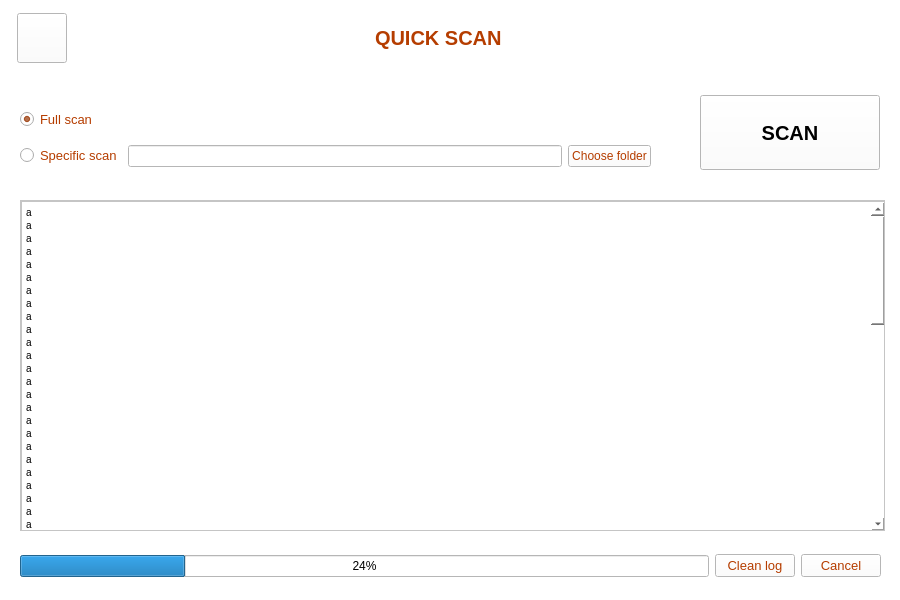
<?xml version="1.0" encoding="UTF-8"?>
<ui version="4.0">
 <class>QuickScan</class>
 <widget class="QMainWindow" name="QuickScan">
  <property name="geometry">
   <rect>
    <x>0</x>
    <y>0</y>
    <width>900</width>
    <height>600</height>
   </rect>
  </property>
  <property name="sizePolicy">
   <sizepolicy hsizetype="Preferred" vsizetype="Preferred">
    <horstretch>0</horstretch>
    <verstretch>0</verstretch>
   </sizepolicy>
  </property>
  <property name="minimumSize">
   <size>
    <width>900</width>
    <height>600</height>
   </size>
  </property>
  <property name="maximumSize">
   <size>
    <width>900</width>
    <height>600</height>
   </size>
  </property>
  <property name="windowTitle">
   <string>Quick Scan</string>
  </property>
  <property name="styleSheet">
   <string notr="true">background-color: rgb(255, 255, 255);</string>
  </property>
  <property name="iconSize">
   <size>
    <width>30</width>
    <height>30</height>
   </size>
  </property>
  <widget class="QWidget" name="centralwidget">
   <widget class="QLabel" name="label">
    <property name="geometry">
     <rect>
      <x>300</x>
      <y>0</y>
      <width>75</width>
      <height>75</height>
     </rect>
    </property>
    <property name="text">
     <string/>
    </property>
    <property name="pixmap">
     <pixmap>icons/quick.png</pixmap>
    </property>
    <property name="scaledContents">
     <bool>true</bool>
    </property>
   </widget>
   <widget class="QLabel" name="label_2">
    <property name="geometry">
     <rect>
      <x>375</x>
      <y>0</y>
      <width>180</width>
      <height>75</height>
     </rect>
    </property>
    <property name="font">
     <font>
      <pointsize>15</pointsize>
      <weight>75</weight>
      <bold>true</bold>
     </font>
    </property>
    <property name="layoutDirection">
     <enum>Qt::LeftToRight</enum>
    </property>
    <property name="styleSheet">
     <string notr="true">color: rgb(181, 61, 0);</string>
    </property>
    <property name="text">
     <string>QUICK SCAN</string>
    </property>
    <property name="alignment">
     <set>Qt::AlignLeading|Qt::AlignLeft|Qt::AlignVCenter</set>
    </property>
   </widget>
   <widget class="QPushButton" name="pushButton">
    <property name="geometry">
     <rect>
      <x>17</x>
      <y>13</y>
      <width>50</width>
      <height>50</height>
     </rect>
    </property>
    <property name="cursor">
     <cursorShape>PointingHandCursor</cursorShape>
    </property>
    <property name="text">
     <string/>
    </property>
    <property name="icon">
     <iconset>
      <normaloff>icons/home_icon.png</normaloff>icons/home_icon.png</iconset>
    </property>
    <property name="iconSize">
     <size>
      <width>40</width>
      <height>40</height>
     </size>
    </property>
   </widget>
   <widget class="QWidget" name="horizontalLayoutWidget">
    <property name="geometry">
     <rect>
      <x>20</x>
      <y>550</y>
      <width>861</width>
      <height>32</height>
     </rect>
    </property>
    <layout class="QHBoxLayout" name="horizontalLayout">
     <item>
      <widget class="QProgressBar" name="progressBar">
       <property name="sizePolicy">
        <sizepolicy hsizetype="MinimumExpanding" vsizetype="Fixed">
         <horstretch>0</horstretch>
         <verstretch>0</verstretch>
        </sizepolicy>
       </property>
       <property name="value">
        <number>24</number>
       </property>
      </widget>
     </item>
     <item>
      <widget class="QPushButton" name="pushButton_3">
       <property name="font">
        <font>
         <pointsize>10</pointsize>
        </font>
       </property>
       <property name="cursor">
        <cursorShape>PointingHandCursor</cursorShape>
       </property>
       <property name="styleSheet">
        <string notr="true">color: rgb(181, 61, 0);</string>
       </property>
       <property name="text">
        <string>Clean log</string>
       </property>
       <property name="icon">
        <iconset>
         <normaloff>icons/eraser_icon.png</normaloff>icons/eraser_icon.png</iconset>
       </property>
      </widget>
     </item>
     <item>
      <widget class="QPushButton" name="pushButton_2">
       <property name="font">
        <font>
         <pointsize>10</pointsize>
        </font>
       </property>
       <property name="cursor">
        <cursorShape>PointingHandCursor</cursorShape>
       </property>
       <property name="styleSheet">
        <string notr="true">color: rgb(181, 61, 0);</string>
       </property>
       <property name="text">
        <string>Cancel</string>
       </property>
       <property name="icon">
        <iconset>
         <normaloff>icons/cancel_icon.png</normaloff>icons/cancel_icon.png</iconset>
       </property>
      </widget>
     </item>
    </layout>
   </widget>
   <widget class="QScrollArea" name="scrollArea">
    <property name="geometry">
     <rect>
      <x>20</x>
      <y>200</y>
      <width>865</width>
      <height>331</height>
     </rect>
    </property>
    <property name="widgetResizable">
     <bool>true</bool>
    </property>
    <widget class="QWidget" name="scrollAreaWidgetContents">
     <property name="geometry">
      <rect>
       <x>0</x>
       <y>0</y>
       <width>863</width>
       <height>329</height>
      </rect>
     </property>
     <widget class="QTextBrowser" name="log_area">
      <property name="geometry">
       <rect>
        <x>0</x>
        <y>0</y>
        <width>865</width>
        <height>331</height>
       </rect>
      </property>
      <property name="maximumSize">
       <size>
        <width>865</width>
        <height>360</height>
       </size>
      </property>
      <property name="html">
       <string>&lt;!DOCTYPE HTML PUBLIC &quot;-//W3C//DTD HTML 4.0//EN&quot; &quot;http://www.w3.org/TR/REC-html40/strict.dtd&quot;&gt;
&lt;html&gt;&lt;head&gt;&lt;meta name=&quot;qrichtext&quot; content=&quot;1&quot; /&gt;&lt;style type=&quot;text/css&quot;&gt;
p, li { white-space: pre-wrap; }
&lt;/style&gt;&lt;/head&gt;&lt;body style=&quot; font-family:'MS Shell Dlg 2'; font-size:7.8pt; font-weight:400; font-style:normal;&quot;&gt;
&lt;p style=&quot; margin-top:0px; margin-bottom:0px; margin-left:0px; margin-right:0px; -qt-block-indent:0; text-indent:0px;&quot;&gt;a&lt;/p&gt;
&lt;p style=&quot; margin-top:0px; margin-bottom:0px; margin-left:0px; margin-right:0px; -qt-block-indent:0; text-indent:0px;&quot;&gt;a&lt;/p&gt;
&lt;p style=&quot; margin-top:0px; margin-bottom:0px; margin-left:0px; margin-right:0px; -qt-block-indent:0; text-indent:0px;&quot;&gt;a&lt;/p&gt;
&lt;p style=&quot; margin-top:0px; margin-bottom:0px; margin-left:0px; margin-right:0px; -qt-block-indent:0; text-indent:0px;&quot;&gt;a&lt;/p&gt;
&lt;p style=&quot; margin-top:0px; margin-bottom:0px; margin-left:0px; margin-right:0px; -qt-block-indent:0; text-indent:0px;&quot;&gt;a&lt;/p&gt;
&lt;p style=&quot; margin-top:0px; margin-bottom:0px; margin-left:0px; margin-right:0px; -qt-block-indent:0; text-indent:0px;&quot;&gt;a&lt;/p&gt;
&lt;p style=&quot; margin-top:0px; margin-bottom:0px; margin-left:0px; margin-right:0px; -qt-block-indent:0; text-indent:0px;&quot;&gt;a&lt;/p&gt;
&lt;p style=&quot; margin-top:0px; margin-bottom:0px; margin-left:0px; margin-right:0px; -qt-block-indent:0; text-indent:0px;&quot;&gt;a&lt;/p&gt;
&lt;p style=&quot; margin-top:0px; margin-bottom:0px; margin-left:0px; margin-right:0px; -qt-block-indent:0; text-indent:0px;&quot;&gt;a&lt;/p&gt;
&lt;p style=&quot; margin-top:0px; margin-bottom:0px; margin-left:0px; margin-right:0px; -qt-block-indent:0; text-indent:0px;&quot;&gt;a&lt;/p&gt;
&lt;p style=&quot; margin-top:0px; margin-bottom:0px; margin-left:0px; margin-right:0px; -qt-block-indent:0; text-indent:0px;&quot;&gt;a&lt;/p&gt;
&lt;p style=&quot; margin-top:0px; margin-bottom:0px; margin-left:0px; margin-right:0px; -qt-block-indent:0; text-indent:0px;&quot;&gt;a&lt;/p&gt;
&lt;p style=&quot; margin-top:0px; margin-bottom:0px; margin-left:0px; margin-right:0px; -qt-block-indent:0; text-indent:0px;&quot;&gt;a&lt;/p&gt;
&lt;p style=&quot; margin-top:0px; margin-bottom:0px; margin-left:0px; margin-right:0px; -qt-block-indent:0; text-indent:0px;&quot;&gt;a&lt;/p&gt;
&lt;p style=&quot; margin-top:0px; margin-bottom:0px; margin-left:0px; margin-right:0px; -qt-block-indent:0; text-indent:0px;&quot;&gt;a&lt;/p&gt;
&lt;p style=&quot; margin-top:0px; margin-bottom:0px; margin-left:0px; margin-right:0px; -qt-block-indent:0; text-indent:0px;&quot;&gt;a&lt;/p&gt;
&lt;p style=&quot; margin-top:0px; margin-bottom:0px; margin-left:0px; margin-right:0px; -qt-block-indent:0; text-indent:0px;&quot;&gt;a&lt;/p&gt;
&lt;p style=&quot; margin-top:0px; margin-bottom:0px; margin-left:0px; margin-right:0px; -qt-block-indent:0; text-indent:0px;&quot;&gt;a&lt;/p&gt;
&lt;p style=&quot; margin-top:0px; margin-bottom:0px; margin-left:0px; margin-right:0px; -qt-block-indent:0; text-indent:0px;&quot;&gt;a&lt;/p&gt;
&lt;p style=&quot; margin-top:0px; margin-bottom:0px; margin-left:0px; margin-right:0px; -qt-block-indent:0; text-indent:0px;&quot;&gt;a&lt;/p&gt;
&lt;p style=&quot; margin-top:0px; margin-bottom:0px; margin-left:0px; margin-right:0px; -qt-block-indent:0; text-indent:0px;&quot;&gt;a&lt;/p&gt;
&lt;p style=&quot; margin-top:0px; margin-bottom:0px; margin-left:0px; margin-right:0px; -qt-block-indent:0; text-indent:0px;&quot;&gt;a&lt;/p&gt;
&lt;p style=&quot; margin-top:0px; margin-bottom:0px; margin-left:0px; margin-right:0px; -qt-block-indent:0; text-indent:0px;&quot;&gt;a&lt;/p&gt;
&lt;p style=&quot; margin-top:0px; margin-bottom:0px; margin-left:0px; margin-right:0px; -qt-block-indent:0; text-indent:0px;&quot;&gt;a&lt;/p&gt;
&lt;p style=&quot; margin-top:0px; margin-bottom:0px; margin-left:0px; margin-right:0px; -qt-block-indent:0; text-indent:0px;&quot;&gt;a&lt;/p&gt;
&lt;p style=&quot; margin-top:0px; margin-bottom:0px; margin-left:0px; margin-right:0px; -qt-block-indent:0; text-indent:0px;&quot;&gt;a&lt;/p&gt;
&lt;p style=&quot; margin-top:0px; margin-bottom:0px; margin-left:0px; margin-right:0px; -qt-block-indent:0; text-indent:0px;&quot;&gt;a&lt;/p&gt;
&lt;p style=&quot; margin-top:0px; margin-bottom:0px; margin-left:0px; margin-right:0px; -qt-block-indent:0; text-indent:0px;&quot;&gt;a&lt;/p&gt;
&lt;p style=&quot; margin-top:0px; margin-bottom:0px; margin-left:0px; margin-right:0px; -qt-block-indent:0; text-indent:0px;&quot;&gt;a&lt;/p&gt;
&lt;p style=&quot; margin-top:0px; margin-bottom:0px; margin-left:0px; margin-right:0px; -qt-block-indent:0; text-indent:0px;&quot;&gt;a&lt;/p&gt;
&lt;p style=&quot; margin-top:0px; margin-bottom:0px; margin-left:0px; margin-right:0px; -qt-block-indent:0; text-indent:0px;&quot;&gt;a&lt;/p&gt;
&lt;p style=&quot; margin-top:0px; margin-bottom:0px; margin-left:0px; margin-right:0px; -qt-block-indent:0; text-indent:0px;&quot;&gt;a&lt;/p&gt;
&lt;p style=&quot; margin-top:0px; margin-bottom:0px; margin-left:0px; margin-right:0px; -qt-block-indent:0; text-indent:0px;&quot;&gt;a&lt;/p&gt;
&lt;p style=&quot; margin-top:0px; margin-bottom:0px; margin-left:0px; margin-right:0px; -qt-block-indent:0; text-indent:0px;&quot;&gt;a&lt;/p&gt;
&lt;p style=&quot; margin-top:0px; margin-bottom:0px; margin-left:0px; margin-right:0px; -qt-block-indent:0; text-indent:0px;&quot;&gt;a&lt;/p&gt;
&lt;p style=&quot; margin-top:0px; margin-bottom:0px; margin-left:0px; margin-right:0px; -qt-block-indent:0; text-indent:0px;&quot;&gt;a&lt;/p&gt;
&lt;p style=&quot; margin-top:0px; margin-bottom:0px; margin-left:0px; margin-right:0px; -qt-block-indent:0; text-indent:0px;&quot;&gt;a&lt;/p&gt;
&lt;p style=&quot; margin-top:0px; margin-bottom:0px; margin-left:0px; margin-right:0px; -qt-block-indent:0; text-indent:0px;&quot;&gt;a&lt;/p&gt;
&lt;p style=&quot; margin-top:0px; margin-bottom:0px; margin-left:0px; margin-right:0px; -qt-block-indent:0; text-indent:0px;&quot;&gt;a&lt;/p&gt;
&lt;p style=&quot; margin-top:0px; margin-bottom:0px; margin-left:0px; margin-right:0px; -qt-block-indent:0; text-indent:0px;&quot;&gt;a&lt;/p&gt;
&lt;p style=&quot; margin-top:0px; margin-bottom:0px; margin-left:0px; margin-right:0px; -qt-block-indent:0; text-indent:0px;&quot;&gt;a&lt;/p&gt;
&lt;p style=&quot; margin-top:0px; margin-bottom:0px; margin-left:0px; margin-right:0px; -qt-block-indent:0; text-indent:0px;&quot;&gt;a&lt;/p&gt;
&lt;p style=&quot; margin-top:0px; margin-bottom:0px; margin-left:0px; margin-right:0px; -qt-block-indent:0; text-indent:0px;&quot;&gt;a&lt;/p&gt;
&lt;p style=&quot; margin-top:0px; margin-bottom:0px; margin-left:0px; margin-right:0px; -qt-block-indent:0; text-indent:0px;&quot;&gt;a&lt;/p&gt;
&lt;p style=&quot; margin-top:0px; margin-bottom:0px; margin-left:0px; margin-right:0px; -qt-block-indent:0; text-indent:0px;&quot;&gt;a&lt;/p&gt;
&lt;p style=&quot; margin-top:0px; margin-bottom:0px; margin-left:0px; margin-right:0px; -qt-block-indent:0; text-indent:0px;&quot;&gt;a&lt;/p&gt;
&lt;p style=&quot; margin-top:0px; margin-bottom:0px; margin-left:0px; margin-right:0px; -qt-block-indent:0; text-indent:0px;&quot;&gt;a&lt;/p&gt;
&lt;p style=&quot; margin-top:0px; margin-bottom:0px; margin-left:0px; margin-right:0px; -qt-block-indent:0; text-indent:0px;&quot;&gt;a&lt;/p&gt;
&lt;p style=&quot; margin-top:0px; margin-bottom:0px; margin-left:0px; margin-right:0px; -qt-block-indent:0; text-indent:0px;&quot;&gt;a&lt;/p&gt;
&lt;p style=&quot; margin-top:0px; margin-bottom:0px; margin-left:0px; margin-right:0px; -qt-block-indent:0; text-indent:0px;&quot;&gt;a&lt;/p&gt;
&lt;p style=&quot; margin-top:0px; margin-bottom:0px; margin-left:0px; margin-right:0px; -qt-block-indent:0; text-indent:0px;&quot;&gt;a&lt;/p&gt;
&lt;p style=&quot; margin-top:0px; margin-bottom:0px; margin-left:0px; margin-right:0px; -qt-block-indent:0; text-indent:0px;&quot;&gt;a&lt;/p&gt;
&lt;p style=&quot; margin-top:0px; margin-bottom:0px; margin-left:0px; margin-right:0px; -qt-block-indent:0; text-indent:0px;&quot;&gt;a&lt;/p&gt;
&lt;p style=&quot; margin-top:0px; margin-bottom:0px; margin-left:0px; margin-right:0px; -qt-block-indent:0; text-indent:0px;&quot;&gt;a&lt;/p&gt;
&lt;p style=&quot; margin-top:0px; margin-bottom:0px; margin-left:0px; margin-right:0px; -qt-block-indent:0; text-indent:0px;&quot;&gt;a&lt;/p&gt;
&lt;p style=&quot; margin-top:0px; margin-bottom:0px; margin-left:0px; margin-right:0px; -qt-block-indent:0; text-indent:0px;&quot;&gt;a&lt;/p&gt;
&lt;p style=&quot; margin-top:0px; margin-bottom:0px; margin-left:0px; margin-right:0px; -qt-block-indent:0; text-indent:0px;&quot;&gt;a&lt;/p&gt;
&lt;p style=&quot; margin-top:0px; margin-bottom:0px; margin-left:0px; margin-right:0px; -qt-block-indent:0; text-indent:0px;&quot;&gt;a&lt;/p&gt;
&lt;p style=&quot; margin-top:0px; margin-bottom:0px; margin-left:0px; margin-right:0px; -qt-block-indent:0; text-indent:0px;&quot;&gt;a&lt;/p&gt;
&lt;p style=&quot; margin-top:0px; margin-bottom:0px; margin-left:0px; margin-right:0px; -qt-block-indent:0; text-indent:0px;&quot;&gt;a&lt;/p&gt;
&lt;p style=&quot; margin-top:0px; margin-bottom:0px; margin-left:0px; margin-right:0px; -qt-block-indent:0; text-indent:0px;&quot;&gt;a&lt;/p&gt;
&lt;p style=&quot; margin-top:0px; margin-bottom:0px; margin-left:0px; margin-right:0px; -qt-block-indent:0; text-indent:0px;&quot;&gt;a&lt;/p&gt;
&lt;p style=&quot; margin-top:0px; margin-bottom:0px; margin-left:0px; margin-right:0px; -qt-block-indent:0; text-indent:0px;&quot;&gt;a&lt;/p&gt;
&lt;p style=&quot; margin-top:0px; margin-bottom:0px; margin-left:0px; margin-right:0px; -qt-block-indent:0; text-indent:0px;&quot;&gt;a&lt;/p&gt;
&lt;p style=&quot; margin-top:0px; margin-bottom:0px; margin-left:0px; margin-right:0px; -qt-block-indent:0; text-indent:0px;&quot;&gt;a&lt;/p&gt;
&lt;p style=&quot; margin-top:0px; margin-bottom:0px; margin-left:0px; margin-right:0px; -qt-block-indent:0; text-indent:0px;&quot;&gt;a&lt;/p&gt;
&lt;p style=&quot; margin-top:0px; margin-bottom:0px; margin-left:0px; margin-right:0px; -qt-block-indent:0; text-indent:0px;&quot;&gt;a&lt;/p&gt;
&lt;p style=&quot; margin-top:0px; margin-bottom:0px; margin-left:0px; margin-right:0px; -qt-block-indent:0; text-indent:0px;&quot;&gt;a&lt;/p&gt;
&lt;p style=&quot;-qt-paragraph-type:empty; margin-top:0px; margin-bottom:0px; margin-left:0px; margin-right:0px; -qt-block-indent:0; text-indent:0px;&quot;&gt;&lt;br /&gt;&lt;/p&gt;&lt;/body&gt;&lt;/html&gt;</string>
      </property>
     </widget>
    </widget>
   </widget>
   <widget class="QWidget" name="verticalLayoutWidget">
    <property name="geometry">
     <rect>
      <x>20</x>
      <y>100</y>
      <width>631</width>
      <height>78</height>
     </rect>
    </property>
    <layout class="QVBoxLayout" name="verticalLayout">
     <item>
      <widget class="QRadioButton" name="optionFullScan">
       <property name="sizePolicy">
        <sizepolicy hsizetype="Fixed" vsizetype="Fixed">
         <horstretch>0</horstretch>
         <verstretch>0</verstretch>
        </sizepolicy>
       </property>
       <property name="font">
        <font>
         <pointsize>10</pointsize>
        </font>
       </property>
       <property name="styleSheet">
        <string notr="true">color: rgb(181, 61, 0);</string>
       </property>
       <property name="text">
        <string>Full scan</string>
       </property>
       <property name="checked">
        <bool>true</bool>
       </property>
      </widget>
     </item>
     <item>
      <layout class="QHBoxLayout" name="horizontalLayout_2">
       <item>
        <widget class="QRadioButton" name="optionSpecificScan">
         <property name="font">
          <font>
           <pointsize>10</pointsize>
          </font>
         </property>
         <property name="styleSheet">
          <string notr="true">color: rgb(181, 61, 0);</string>
         </property>
         <property name="text">
          <string>Specific scan</string>
         </property>
        </widget>
       </item>
       <item>
        <widget class="QLineEdit" name="folderPath">
         <property name="enabled">
          <bool>true</bool>
         </property>
        </widget>
       </item>
       <item>
        <widget class="QPushButton" name="btnChooseFolder">
         <property name="enabled">
          <bool>true</bool>
         </property>
         <property name="styleSheet">
          <string notr="true">color: rgb(181, 61, 0);</string>
         </property>
         <property name="text">
          <string>Choose folder</string>
         </property>
        </widget>
       </item>
      </layout>
     </item>
    </layout>
   </widget>
   <widget class="QPushButton" name="btnScan">
    <property name="geometry">
     <rect>
      <x>700</x>
      <y>95</y>
      <width>180</width>
      <height>75</height>
     </rect>
    </property>
    <property name="sizePolicy">
     <sizepolicy hsizetype="Maximum" vsizetype="Expanding">
      <horstretch>0</horstretch>
      <verstretch>0</verstretch>
     </sizepolicy>
    </property>
    <property name="font">
     <font>
      <pointsize>15</pointsize>
      <weight>75</weight>
      <bold>true</bold>
     </font>
    </property>
    <property name="cursor">
     <cursorShape>PointingHandCursor</cursorShape>
    </property>
    <property name="styleSheet">
     <string notr="true"/>
    </property>
    <property name="text">
     <string>SCAN</string>
    </property>
    <property name="icon">
     <iconset>
      <normaloff>icons/scan.png</normaloff>icons/scan.png</iconset>
    </property>
    <property name="iconSize">
     <size>
      <width>40</width>
      <height>40</height>
     </size>
    </property>
   </widget>
  </widget>
  <widget class="QMenuBar" name="menubar">
   <property name="geometry">
    <rect>
     <x>0</x>
     <y>0</y>
     <width>900</width>
     <height>26</height>
    </rect>
   </property>
  </widget>
 </widget>
 <resources/>
 <connections/>
</ui>
